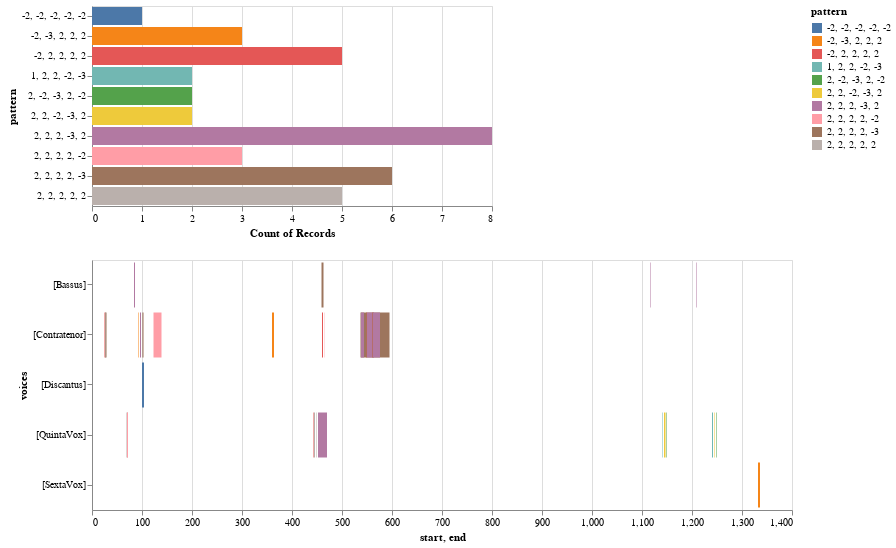

Notebook code for this chart:
### Code cell
chart

### Figure 1 — Vega-Lite specification as saved in the notebook (floating-point values rounded to 4 significant figures)
{"config": {"view": {"continuousWidth": 400, "continuousHeight": 300}}, "vconcat": [{"mark": "bar", "encoding": {"color": {"type": "nominal", "field": "pattern"}, "opacity": {"condition": {"value": 1, "selection": "selector002"}, "value": 0.2}, "x": {"type": "nominal", "aggregate": "count", "field": "pattern"}, "y": {"type": "nominal", "field": "pattern"}}, "selection": {"selector002": {"type": "multi", "fields": ["pattern"]}}}, {"mark": "bar", "encoding": {"color": {"type": "nominal", "field": "pattern"}, "x": {"type": "quantitative", "field": "start"}, "x2": {"field": "end"}, "y": {"type": "nominal", "field": "voices"}}, "height": 250, "transform": [{"filter": {"selection": "selector002"}}], "width": 700}], "data": {"name": "data-4f5f5509bb5ba861a8e91a9eecc38cdd"}, "$schema": "https://vega.github.io/schema/vega-lite/v4.8.1.json", "datasets": {"data-4f5f5509bb5ba861a8e91a9eecc38cdd": [{"start": 100.0, "end": 104.0, "pattern": "-2, -2, -2, -2, -2", "voices": "[Discantus]"}, {"start": 25.0, "end": 27.0, "pattern": "-2, 2, 2, 2, 2", "voices": "[Contratenor]"}, {"start": 26.0, "end": 28.0, "pattern": "2, 2, 2, 2, 2", "voices": "[Contratenor]"}, {"start": 27.0, "end": 29.0, "pattern": "2, 2, 2, 2, -3", "voices": "[Contratenor]"}, {"start": 93.0, "end": 94.0, "pattern": "-2, -3, 2, 2, 2", "voices": "[Contratenor]"}, {"start": 96.0, "end": 98.0, "pattern": "2, 2, 2, -3, 2", "voices": "[Contratenor]"}, {"start": 100.0, "end": 101.0, "pattern": "2, 2, 2, 2, 2", "voices": "[Contratenor]"}, {"start": 101.0, "end": 103.0, "pattern": "2, 2, 2, 2, -3", "voices": "[Contratenor]"}, {"start": 123.0, "end": 139.0, "pattern": "2, 2, 2, 2, -2", "voices": "[Contratenor]"}, {"start": 360.0, "end": 364.0, "pattern": "-2, -3, 2, 2, 2", "voices": "[Contratenor]"}, {"start": 460.0, "end": 462.0, "pattern": "-2, 2, 2, 2, 2", "voices": "[Contratenor]"}, {"start": 464.0, "end": 464.7, "pattern": "2, 2, 2, 2, -2", "voices": "[Contratenor]"}, {"start": 537.0, "end": 595.0, "pattern": "2, 2, 2, 2, -3", "voices": "[Contratenor]"}, {"start": 538.0, "end": 544.0, "pattern": "2, 2, 2, -3, 2", "voices": "[Contratenor]"}, {"start": 548.0, "end": 549.0, "pattern": "-2, 2, 2, 2, 2", "voices": "[Contratenor]"}, {"start": 549.0, "end": 550.0, "pattern": "2, 2, 2, 2, -3", "voices": "[Contratenor]"}, {"start": 550.0, "end": 576.0, "pattern": "2, 2, 2, -3, 2", "voices": "[Contratenor]"}, {"start": 560.0, "end": 561.0, "pattern": "-2, 2, 2, 2, 2", "voices": "[Contratenor]"}, {"start": 561.0, "end": 563.0, "pattern": "2, 2, 2, 2, -3", "voices": "[Contratenor]"}, {"start": 562.0, "end": 564.0, "pattern": "2, 2, 2, -3, 2", "voices": "[Contratenor]"}, {"start": 69.0, "end": 72.0, "pattern": "2, 2, 2, 2, 2", "voices": "[QuintaVox]"}, {"start": 70.0, "end": 72.0, "pattern": "2, 2, 2, 2, -2", "voices": "[QuintaVox]"}, {"start": 443.0, "end": 444.0, "pattern": "-2, 2, 2, 2, 2", "voices": "[QuintaVox]"}, {"start": 444.0, "end": 446.0, "pattern": "2, 2, 2, 2, 2", "voices": "[QuintaVox]"}, {"start": 448.0, "end": 449.0, "pattern": "2, 2, 2, 2, 2", "voices": "[QuintaVox]"}, {"start": 452.0, "end": 470.0, "pattern": "2, 2, 2, -3, 2", "voices": "[QuintaVox]"}, {"start": 1140.0, "end": 1141.0, "pattern": "1, 2, 2, -2, -3", "voices": "[QuintaVox]"}, {"start": 1144.0, "end": 1147.0, "pattern": "2, 2, -2, -3, 2", "voices": "[QuintaVox]"}, {"start": 1148.0, "end": 1149.0, "pattern": "2, -2, -3, 2, -2", "voices": "[QuintaVox]"}, {"start": 1240.0, "end": 1242.0, "pattern": "1, 2, 2, -2, -3", "voices": "[QuintaVox]"}, {"start": 1244.0, "end": 1245.0, "pattern": "2, 2, -2, -3, 2", "voices": "[QuintaVox]"}, {"start": 1248.0, "end": 1249.0, "pattern": "2, -2, -3, 2, -2", "voices": "[QuintaVox]"}, {"start": 1332.0, "end": 1336.0, "pattern": "-2, -3, 2, 2, 2", "voices": "[SextaVox]"}, {"start": 84.0, "end": 86.0, "pattern": "2, 2, 2, -3, 2", "voices": "[Bassus]"}, {"start": 459.0, "end": 463.0, "pattern": "2, 2, 2, 2, -3", "voices": "[Bassus]"}, {"start": 1116.0, "end": 1117.0, "pattern": "2, 2, 2, -3, 2", "voices": "[Bassus]"}, {"start": 1208.0, "end": 1209.0, "pattern": "2, 2, 2, -3, 2", "voices": "[Bassus]"}]}}
